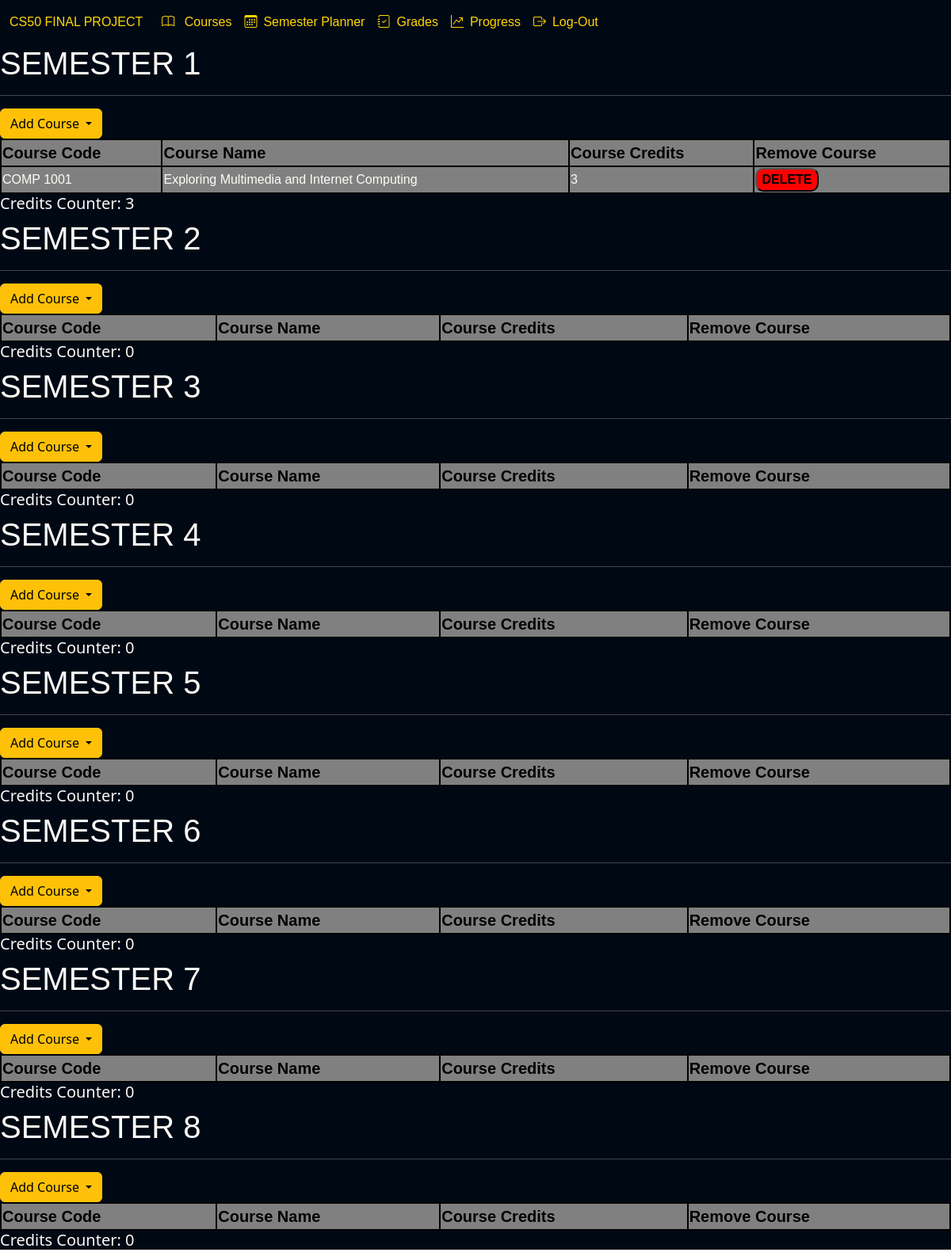
Page /planner (signed in) on the committed database.
### tables this page shows
CREATE TABLE courses (id INTEGER PRIMARY KEY AUTOINCREMENT,code TEXT NOT NULL, name TEXT NOT NULL, credits INTEGER NOT NULL, description TEXT);

### app.py (the view, shortened to what this page needs)
@app.route("/planner", methods=["GET", "POST"])
@login_required
def planner():
    user_id = session["user_id"]
    rows = db.execute("SELECT * FROM courses")
    if request.method == "GET":
        completed, credits = sqlQuery(user_id)
        return render_template("planner.html", rows=rows, message="", completed=completed, credits=credits)

### app.py (called while the page is built)
@app.after_request
def after_request(response):
    response.headers["Cache-Control"] = "no-cache, no-store, must-revalidate"
    response.headers["Expires"] = 0
    response.headers["Pragma"] = "no-cache"
    return response

### helpers.py (called while the page is built)
def login_required(f):
    @wraps(f)
    def decorated_function(*args, **kwargs):
        if session.get("user_id") is None:
            return redirect("/login")
        return f(*args, **kwargs)
    return decorated_function

def sqlQuery(user_id):
    credit_totals = {semester: 0 for semester in range(1, 9)}
    credits = db.execute("SELECT semester, SUM(credits) AS credits FROM courses JOIN userinfo ON userinfo.code = courses.code WHERE userinfo.user_id = ? GROUP BY semester ORDER BY semester", user_id)
    for row in credits:
        credit_totals[row["semester"]] = row["credits"]
    completed_courses = db.execute("SELECT userinfo.id, courses.code, name, semester,credits FROM courses JOIN userinfo ON courses.code = userinfo.code WHERE user_id = ?", user_id)
    return completed_courses, credit_totals

### templates/planner.html (shortened to what this page needs)
{% extends "layout.html" %}
{% block body %}
    <div class="planner-body">
        {% for sem in range(1,9) %}
            <h1 class="semester">SEMESTER {{sem}}</h1>
            <hr>
            <form action="/planner" method="post">
                <div class="btn-group">
                    <button type="button" class="btn btn-warning dropdown-toggle" data-bs-toggle="dropdown" aria-expanded="false">
                        Add Course
                    </button>
                </div>
            </form>
            <table class="custom-table">
                <tr>
                    <th>Course Code</th>
                    <th>Course Name</th>
                    <th>Course Credits</th>
                    <th>Remove Course</th>
                </tr>
                {% for complete in completed %}
                    {% if complete["semester"] == sem %}
                        <tr>
                            <td>{{complete["code"]}}</td>
                            <td>{{complete["name"]}}</td>
                            <td>{{complete["credits"]}}</td>
                            <td>
                                <form action="/planner" method="post">
                                    <button type="submit" class="delete-button">DELETE</button>
                                </form>
                            </td>
                        </tr>
                    {% endif %}
                {% endfor %}
            </table>
            <h5>Credits Counter: {{credits[sem]}} </h5>
        {% endfor %}
    </div>
{% endblock %}

### static/style.css (style rules this page uses)
.planner-body { background-color: #000814; color: #FDFBF7 }
.custom-table { width:100%; background-color: grey; }
.custom-table th { border: 2px solid black; color: black; font-size: 20px; }
.custom-table tr,td { border: 2px solid black; font-family:"Arial", sans-serif; }
.semester { font-family:"Arial", sans-serif; }
.delete-button { border-radius: 10px; font-family: Tahoma, sans-serif; font-weight: bold; background-color: red; }

### rows in the picture
courses: code "COMP 1001", name "Exploring Multimedia and Internet Computing", credits "3"

### other values in the picture
{{ sem }} "1" "2" "3" "4" "5" "6" "7" "8"
{{ credits[sem] }} "3" "0" "0" "0" "0" "0" "0" "0"
